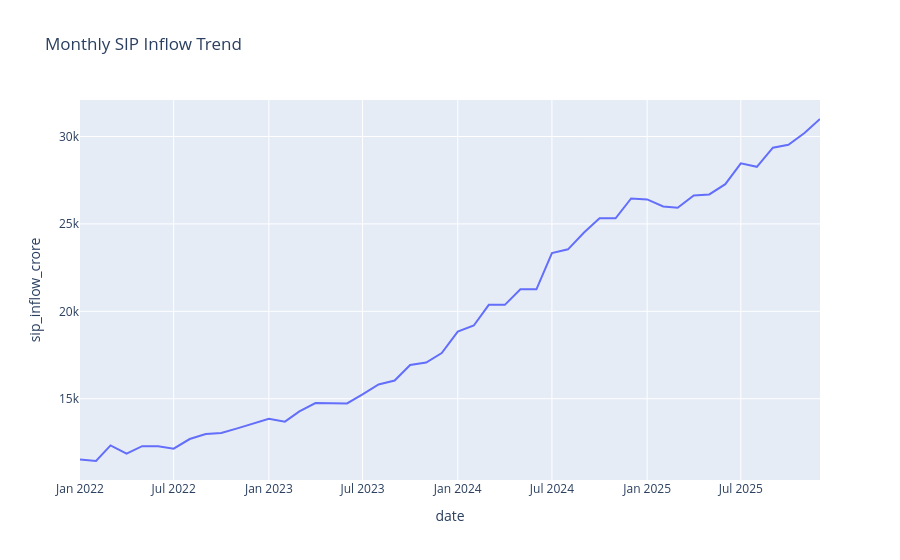

Source (notebook cell):
### Code cell
sip["date"] = pd.to_datetime(sip["month"])

sip = sip.sort_values("date")


fig = px.line(
    sip,
    x="date",
    y="sip_inflow_crore",
    title="Monthly SIP Inflow Trend"
)


fig.show()


fig.write_image(
    CHARTS/"sip_trend.png"
)

### Figure 1 — Plotly figure (JSON) as saved in the notebook; plotly's stock layout.template omitted (floating-point values rounded to 4 significant figures)
{"data": [{"hovertemplate": "date=%{x}<br>sip_inflow_crore=%{y}<extra></extra>", "legendgroup": "", "line": {"color": "#636efa", "dash": "solid"}, "marker": {"symbol": "circle"}, "mode": "lines", "name": "", "orientation": "v", "showlegend": false, "type": "scatter", "x": ["2022-01-01T00:00:00", "2022-02-01T00:00:00", "2022-03-01T00:00:00", "2022-04-01T00:00:00", "2022-05-01T00:00:00", "2022-06-01T00:00:00", "2022-07-01T00:00:00", "2022-08-01T00:00:00", "2022-09-01T00:00:00", "2022-10-01T00:00:00", "2022-11-01T00:00:00", "2022-12-01T00:00:00", "2023-01-01T00:00:00", "2023-02-01T00:00:00", "2023-03-01T00:00:00", "2023-04-01T00:00:00", "2023-05-01T00:00:00", "2023-06-01T00:00:00", "2023-07-01T00:00:00", "2023-08-01T00:00:00", "2023-09-01T00:00:00", "2023-10-01T00:00:00", "2023-11-01T00:00:00", "2023-12-01T00:00:00", "2024-01-01T00:00:00", "2024-02-01T00:00:00", "2024-03-01T00:00:00", "2024-04-01T00:00:00", "2024-05-01T00:00:00", "2024-06-01T00:00:00", "2024-07-01T00:00:00", "2024-08-01T00:00:00", "2024-09-01T00:00:00", "2024-10-01T00:00:00", "2024-11-01T00:00:00", "2024-12-01T00:00:00", "2025-01-01T00:00:00", "2025-02-01T00:00:00", "2025-03-01T00:00:00", "2025-04-01T00:00:00", "2025-05-01T00:00:00", "2025-06-01T00:00:00", "2025-07-01T00:00:00", "2025-08-01T00:00:00", "2025-09-01T00:00:00", "2025-10-01T00:00:00", "2025-11-01T00:00:00", "2025-12-01T00:00:00"], "xaxis": "x", "y": [11517, 11438, 12328, 11863, 12286, 12276, 12140, 12694, 12976, 13040, 13306, 13573, 13856, 13687, 14276, 14749, 14749, 14734, 15245, 15814, 16042, 16928, 17073, 17610, 18838, 19187, 20371, 20371, 21262, 21262, 23332, 23547, 24509, 25323, 25320, 26459, 26400, 25999, 25926, 26632, 26688, 27274, 28464, 28265, 29361, 29529, 30200, 31002], "yaxis": "y"}], "layout": {"legend": {"tracegroupgap": 0}, "title": {"text": "Monthly SIP Inflow Trend"}, "xaxis": {"anchor": "y", "domain": [0, 1], "title": {"text": "date"}}, "yaxis": {"anchor": "x", "domain": [0, 1], "title": {"text": "sip_inflow_crore"}}}}
